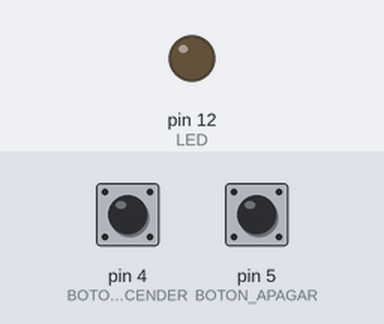
Bench run of a sketch on a simulated Arduino Uno, built with avr-gcc and run on an emulated ATmega328P. Shown: output pins drawn as LEDs (lit = HIGH). The inputs (shaded band) are chosen by the test bench; at power-on: pin 4 (BOTON_ENCENDER) HIGH, pin 5 (BOTON_APAGAR) LOW.

Above: at 1.2 s.
1.3 s: pin 4 (BOTON_ENCENDER) pulled LOW for 0.15 s
At 2.5 s:
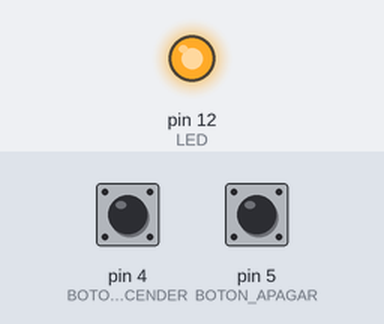
2.9 s: pin 5 (BOTON_APAGAR) pulled HIGH for 0.15 s
At 3.7 s:
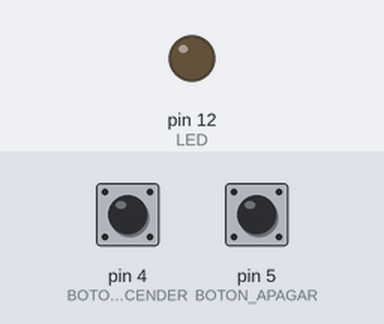
4.5 s: pin 4 (BOTON_ENCENDER) pulled LOW for 1 s
At 4.9 s:
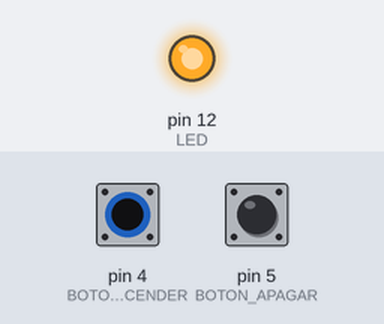
Timing chart, 0 to 7.5 s (numbered marks = the images above; inputs shaded):
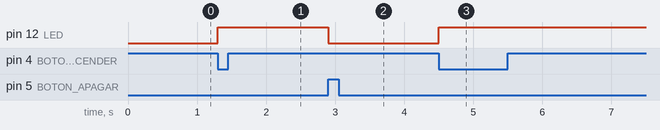

The sketch:

ej_4.2.ino
```cpp
/*
Ejercicio 4-2
Realizar un circuito con una led y dos pulsadores (un PULL UP y un PULL DOWN) un
botón la apaga y otro la enciende.
*/

#define LED 12
#define BOTON_ENCENDER 4
#define BOTON_APAGAR 5

bool ledEncendido = false;

void setup()
{
  pinMode(LED, OUTPUT);
  pinMode(BOTON_ENCENDER, INPUT);
  pinMode(BOTON_APAGAR, INPUT);

  digitalWrite(BOTON_ENCENDER, HIGH);  // Activa la resistencia pull-up interna
  digitalWrite(BOTON_APAGAR, LOW);     // Activa la resistencia pull-down externa
}

void loop()
{
  int sensor_encender = digitalRead(BOTON_ENCENDER);
  int sensor_apagar = digitalRead(BOTON_APAGAR);

  if (sensor_encender == LOW)
  {
    // Botón de encendido presionado
    ledEncendido = true;
  }

  if (sensor_apagar == HIGH)
  {
    // Botón de apagado presionado
    ledEncendido = false;
  }

  if (ledEncendido)
  {
    digitalWrite(LED, HIGH);
  }
  else
  {
    digitalWrite(LED, LOW);
  }
}
```

Measured:
- after the input at 1.3 s, pin 12 (LED): LOW → HIGH at once
- after the input at 2.9 s, pin 12 (LED): HIGH → LOW at once
- after the input at 4.5 s, pin 12 (LED): LOW → HIGH at once
